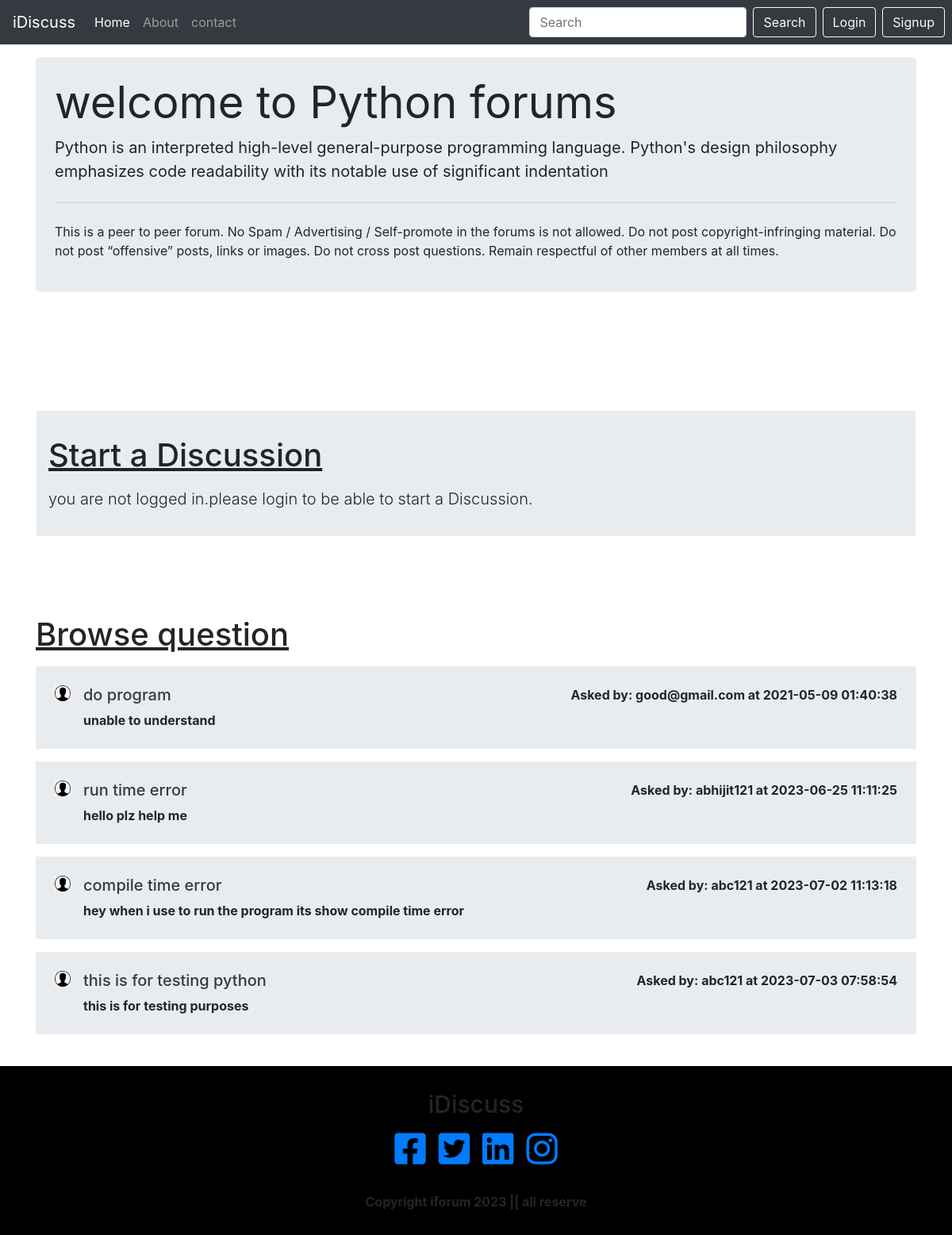
The app's page /threadlist.php?catid=1 with its own data.
### tables this page shows
CREATE TABLE `catagories` (
  `catagories_id` int(8) NOT NULL,
  `catagories_name` varchar(255) NOT NULL,
  `catagories_description` varchar(255) NOT NULL,
  `created` datetime NOT NULL DEFAULT current_timestamp()
);

CREATE TABLE `threads` (
  `thread_id` int(7) NOT NULL,
  `thread_title` varchar(255) NOT NULL,
  `thread_desc` text NOT NULL,
  `thread_cat_id` int(7) NOT NULL,
  `thread_user_id` int(7) NOT NULL,
  `timestamp` datetime NOT NULL DEFAULT current_timestamp()
);

CREATE TABLE `users` (
  `sno` int(8) NOT NULL,
  `user_email` varchar(30) NOT NULL,
  `user_pass` varchar(255) NOT NULL,
  `tstamp` datetime NOT NULL DEFAULT current_timestamp()
);

### threadlist.php (the view, shortened to what this page needs)
<!doctype html>
<html lang="en">
  <head>
    <link rel="stylesheet" href="https://stackpath.bootstrapcdn.com/bootstrap/4.4.1/css/bootstrap.min.css"
>
  <link rel="stylesheet" href="//cdn.datatables.net/1.10.20/css/jquery.dataTables.min.css">
  <link rel="stylesheet" href="https://cdnjs.cloudflare.com/ajax/libs/font-awesome/6.4.0/css/all.min.css" />
  </head>
  <body>
  <?php include 'partials/_header.php'; ?>
  <?php include 'partials/_dbconnect.php'; ?>
  <?php
    $id = $_GET['catid'];
    $sql = "SELECT * FROM `catagories` WHERE catagories_id=$id";
    $result = mysqli_query($conn, $sql);
    while($row = mysqli_fetch_assoc($result)){
        $catname = $row['catagories_name'];
        $catdesc = $row['catagories_description'];
    }
    ?>
   <div class="container my-3 ">
   <div class="jumbotron my-3 py-4 px-4 "  >
   <h1 class="display-4" id="h1"><b>welcome to <?php echo $catname; ?> forums</b></h1>
            <p class="lead" id="p"><b><?php echo  $catdesc; ?> </b></p>
            <hr class="my-4">
            <p id="p">This is a peer to peer forum. No Spam / Advertising / Self-promote in the forums is not allowed. Do not post copyright-infringing material. Do not post “offensive” posts, links or images. Do not cross post questions. Remain respectful of other members at all times.</p>
    </div>
    </div>
    <?php
    if(isset($_SESSION['loggedin'])){
    echo '<div class="container" id="mid" >
    <h1 class="my_3" id="h1"><u>Start a Discussions</u></h1>
      <form action="'. $_SERVER["REQUEST_URI"] .'" method="post" >
        <div class="form-group">
          <label for="exampleInputEmail1">Problem Title</label>
          <input type="text" class="form-control" id="title" name="title" aria-describedby="emailHelp" placeholder="Enter title">
          <small id="emailHelp" class="form-text text-muted">keep your title as short as possible
          .</small>
        </div>
        <input type="hidden" name="sno"  value="'.$_SESSION["sno"].'">
        <div class="form-group">
          <label for="exampleFormControlTextarea1 " class="my-3">Elaburate your concern</label>
          <textarea class="form-control" id="desc" name="desc" rows="3"></textarea>
        </div>
        <button type="submit" class="btn btn-success my-2">Submit</button>
      </form>
    </div>';
    }
    else{
      echo '
      <div class="container px-3 style="background-color:red;">
      <div class="container py-3" id="mid" style="background-color:#e9ecef;">
      <h1 class="my-3" id="h1"><u>Start a Discussion</u></h1>
      <p class="lead" id="p">you are not logged in.please login to be able to start a Discussion.</p>
      </div>
      </div>
      ';
    }
    ?>
    <div class="container" id="ques" >
    <h1 class="my_3 "id="h1"><u>Browse question</u></h1>
    <?php
    $id = $_GET['catid'];
    $sql = "SELECT * FROM `threads` WHERE thread_cat_id=$id";
    $result = mysqli_query($conn, $sql);
    while($row = mysqli_fetch_assoc($result)){
        $id = $row['thread_id'];
        $title = $row['thread_title'];
        $desc = $row['thread_desc'];
        $time=$row['timestamp'];
        $thread_user_id=$row['thread_user_id'];
        $sql2 = "SELECT user_email FROM `users` WHERE sno='$thread_user_id'";
        $result2 = mysqli_query($conn, $sql2);
        $row2 = mysqli_fetch_assoc($result2);
echo '<div class="media my-3 py-4 px-4 " id="x" style="background-color:#e9ecef;">
<img src="image/i.png" width="20px" class="mr-3" alt="...">
<div class="media-body" id="c">'.
 '<h5 class="mt-0" > <a class="text-dark" href="thread.php?threadid=' . $id. '" >'. $title . ' </a></h5><b>
    '. $desc . '</b> </div>'.'
  <div class="font-weight-bold my-0" id="a"> Asked by: '. $row2['user_email'] . ' at '. $time. '</div>'.
'</div>';
}
?>
</div>
  <?php include 'partials/_footer.php'; ?>
  </body>
</html>

### partials/_header.php (shortened to what this page needs)
<?php
echo '<nav class="navbar navbar-expand-lg navbar-dark bg-dark">
<a class="navbar-brand" href="/forum">iDiscuss</a>
<button class="navbar-toggler" type="button" data-bs-toggle="collapse" data-bs-target="#navbarSupportedContent" aria-controls="navbarSupportedContent" aria-expanded="false" aria-label="Toggle navigation">
<span class="navbar-toggler-icon"></span>
</button>
<div class="collapse navbar-collapse" id="navbarSupportedContent">
  <ul class="navbar-nav mr-auto">
    <li class="nav-item active">
      <a class="nav-link" href="/forum">Home <span class="sr-only">(current)</span></a>
    </li>
    <li class="nav-item">
      <a class="nav-link" href="about.php">About</a>
    </li>
      <li class="nav-item ">
        <a class="nav-link  " href="/forum/contact.php" tabindex="-1">contact</a>
      </li>
    </ul>
    <div class="row">';
    if(isset($_SESSION['loggedin']) && $_SESSION['loggedin']=true){
      echo '<form class="form-inline" method="get" action="search.php">
      <input class="form-control me-2 mx-2 " name="search" type="search" placeholder="Search"  aria-label="Search">
      <button class="btn btn-outline-light me-2 " type="submit">Search</button>
      <p class="text-light my-0 mx-1">  welcome_'.$_SESSION['useremail'].'</p>
      <a href="partials/_logout.php" class="btn btn-outline-light mr-2"  data-bs-target="#logoutmodal">Logout</a>
    </form>
    ';
    }
    else{
      echo '<form class="form-inline" method="get" action="search.php">
      <input class="form-control me-2 ml-2" name="search" type="search" placeholder="Search"  aria-label="Search">
      <button class="btn btn-outline-light me-2 ml-2" type="submit">Search</button>
    </form>
      <button class="btn btn-outline-light mx-2 " data-bs-toggle="modal" data-bs-target="#loginmodal">Login</button>
      <button class="btn btn-outline-light mr-2" data-bs-toggle="modal" data-bs-target="#signupmodal">Signup</button>
       ';
    }
 echo '  </div>
</div>
</nav>';
?>

### partials/_footer.php
<div class="x" style="background:black;padding:30px 0px; margin-top:40px;">
<center><h3 style="font-size:30px;">iDiscuss</h1></center>
<div class="ro  "style="display:flex;justify-content: center;">
    <div class="co my-2"><a href="#"><i class="fa-brands fa-square-facebook" style="font-size:45px;"></i></a></div>
    <div class="co my-2 mx-3"><a href="#"><i class="fa-brands fa-square-twitter" style="font-size:45px;"></i></a></div>
    <div class="co my-2 mr-3"><a href="#"><i class="fa-brands fa-linkedin" style="font-size:45px;"></i></a></div>
    <div class="co my-2"><a href="#"><i class="fa-brands fa-instagram" style="font-size:45px;"></i></a></div>
</div>
<p class="text-center mb-0 mt-4"style="font-size:16px;"><b>Copyright iforum <?php echo date("Y"); ?> || all reserve</b></p>
</div>

### threadlist.php (style rules this page uses)
#ques { min-height:200px; }
#mid { margin-top:150px; margin-bottom:100px; }

### records on screen
catagories: catagories_name "Python", catagories_description "Python is an interpreted high-level general-purpose programming language. Python's design philosophy emphasizes code readability with its notable use of significant indentation"
threads: thread_title "do program", thread_desc "unable to understand", users.user_email "good@gmail.com", timestamp "2021-05-09 01:40:38"
threads: thread_title "run time error", thread_desc "hello plz help me", users.user_email "abhijit121", timestamp "2023-06-25 11:11:25"
threads: thread_title "compile time error", thread_desc "hey when i use to run the program its show compile time error", users.user_email "abc121", timestamp "2023-07-02 11:13:18"
threads: thread_title "this is for testing python", thread_desc "this is for testing purposes", users.user_email "abc121", timestamp "2023-07-03 07:58:54"
